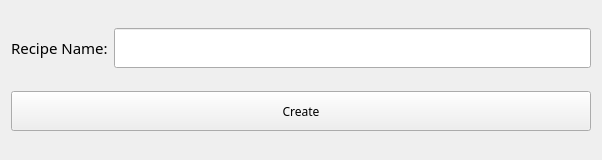
<?xml version="1.0" encoding="UTF-8"?>
<ui version="4.0">
 <class>CreateProgrammeNameClass</class>
 <widget class="QWidget" name="CreateProgrammeNameClass">
  <property name="geometry">
   <rect>
    <x>0</x>
    <y>0</y>
    <width>602</width>
    <height>160</height>
   </rect>
  </property>
  <property name="windowTitle">
   <string>New Programme</string>
  </property>
  <layout class="QGridLayout" name="gridLayout">
   <item row="0" column="0">
    <layout class="QHBoxLayout" name="horizontalLayout">
     <item>
      <widget class="QLabel" name="label">
       <property name="font">
        <font>
         <family>微软雅黑</family>
         <pointsize>11</pointsize>
        </font>
       </property>
       <property name="text">
        <string>Recipe Name:</string>
       </property>
      </widget>
     </item>
     <item>
      <widget class="QLineEdit" name="lineEdit_ProName">
       <property name="minimumSize">
        <size>
         <width>0</width>
         <height>40</height>
        </size>
       </property>
       <property name="font">
        <font>
         <family>楷体</family>
         <pointsize>10</pointsize>
        </font>
       </property>
      </widget>
     </item>
    </layout>
   </item>
   <item row="1" column="0">
    <widget class="QPushButton" name="btn_Create">
     <property name="minimumSize">
      <size>
       <width>0</width>
       <height>40</height>
      </size>
     </property>
     <property name="font">
      <font>
       <family>微软雅黑</family>
      </font>
     </property>
     <property name="text">
      <string>Create</string>
     </property>
    </widget>
   </item>
  </layout>
 </widget>
 <layoutdefault spacing="6" margin="11"/>
 <resources/>
 <connections/>
</ui>
